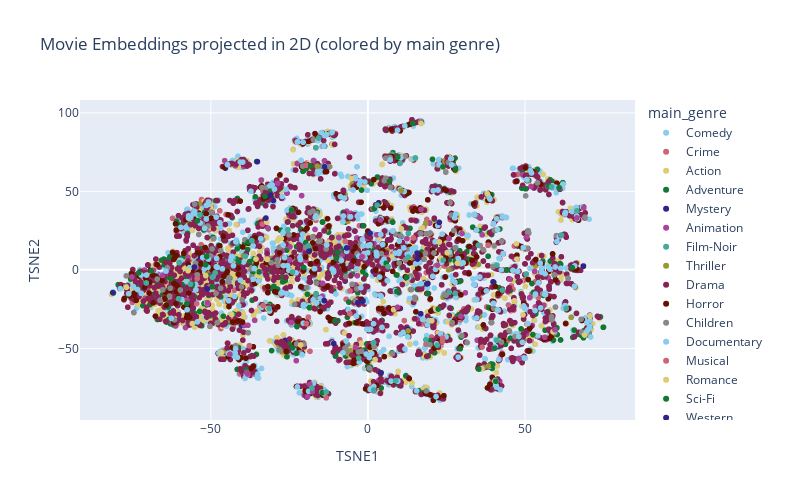

Source (notebook cell):
### Markdown cell above
Let's do the same with t-sne, an algorithm specialized for visualizing high dimensional spaces, you can read more about it there : https://en.wikipedia.org/wiki/T-distributed_stochastic_neighbor_embedding

### Code cell
from sklearn.manifold import TSNE

#TOFILL:

# Apply TSNE 
tsne = TSNE(n_components=2, random_state=42)
with tf.device('/cpu:0'):
    X_tsne = tsne.fit_transform(movie_emb_weights_scaled)

# Create a DataFrame for visualization
tsne_df = pd.DataFrame({
    'movieId': movies_name,
    'TSNE1': X_tsne[:, 0],
    'TSNE2': X_tsne[:, 1]
})

# Map back to original IDs and titles
tsne_df['originalId'] = tsne_df['movieId'].map(reverse_movie_ids_map)
tsne_df['title'] = tsne_df['originalId'].map(movieId_to_title)


# Merge with movie metadata (for genres)
tsne_df = tsne_df.merge(df_movies[['movieId', 'genres']], left_on='originalId', right_on='movieId', how='left')
tsne_df.drop(columns=['movieId_y'], inplace=True)
tsne_df.rename(columns={'movieId_x': 'movieId'}, inplace=True)

# Simplify genres: take only the first one for color clarity
tsne_df['main_genre'] = tsne_df['genres'].apply(lambda g: g.split('|')[0] if isinstance(g, str) else 'Unknown')

# Interactive scatter plot with Plotly
fig = px.scatter(
    tsne_df,
    x='TSNE1',
    y='TSNE2',
    color='main_genre',
    hover_name='title',
    hover_data={'main_genre': True},
    title='Movie Embeddings projected in 2D (colored by main genre)',
    width=800,   # largura em pixels
    height=500,    # altura em pixels
    color_discrete_sequence=px.colors.qualitative.Safe
)
#fig.update_traces(marker=dict(size=6, opacity=0.7))
fig.show()

### Figure 1 — Plotly figure (JSON) as saved in the notebook; plotly's stock layout.template omitted (floating-point values rounded to 4 significant figures; data arrays with more than 128 entries replaced by an {"elided": "..."} marker saying what was removed)
{"data": [{"customdata": {"elided": "2776x1 str values"}, "hovertemplate": "<b>%{hovertext}</b><br><br>main_genre=%{customdata[0]}<br>TSNE1=%{x}<br>TSNE2=%{y}<extra></extra>", "hovertext": {"elided": "2776 str values"}, "legendgroup": "Comedy", "marker": {"color": "rgb(136, 204, 238)", "symbol": "circle"}, "mode": "markers", "name": "Comedy", "showlegend": true, "type": "scattergl", "x": {"elided": "2776 float values"}, "xaxis": "x", "y": {"elided": "2776 float values"}, "yaxis": "y"}, {"customdata": {"elided": "534x1 str values"}, "hovertemplate": "<b>%{hovertext}</b><br><br>main_genre=%{customdata[0]}<br>TSNE1=%{x}<br>TSNE2=%{y}<extra></extra>", "hovertext": {"elided": "534 str values"}, "legendgroup": "Crime", "marker": {"color": "rgb(204, 102, 119)", "symbol": "circle"}, "mode": "markers", "name": "Crime", "showlegend": true, "type": "scattergl", "x": {"elided": "534 float values"}, "xaxis": "x", "y": {"elided": "534 float values"}, "yaxis": "y"}, {"customdata": {"elided": "1828x1 str values"}, "hovertemplate": "<b>%{hovertext}</b><br><br>main_genre=%{customdata[0]}<br>TSNE1=%{x}<br>TSNE2=%{y}<extra></extra>", "hovertext": {"elided": "1828 str values"}, "legendgroup": "Action", "marker": {"color": "rgb(221, 204, 119)", "symbol": "circle"}, "mode": "markers", "name": "Action", "showlegend": true, "type": "scattergl", "x": {"elided": "1828 float values"}, "xaxis": "x", "y": {"elided": "1828 float values"}, "yaxis": "y"}, {"customdata": {"elided": "652x1 str values"}, "hovertemplate": "<b>%{hovertext}</b><br><br>main_genre=%{customdata[0]}<br>TSNE1=%{x}<br>TSNE2=%{y}<extra></extra>", "hovertext": {"elided": "652 str values"}, "legendgroup": "Adventure", "marker": {"color": "rgb(17, 119, 51)", "symbol": "circle"}, "mode": "markers", "name": "Adventure", "showlegend": true, "type": "scattergl", "x": {"elided": "652 float values"}, "xaxis": "x", "y": {"elided": "652 float values"}, "yaxis": "y"}, {"customdata": [["Mystery"], ["Mystery"], ["Mystery"], ["Mystery"], ["Mystery"], ["Mystery"], ["Mystery"], ["Mystery"], ["Mystery"], ["Mystery"], ["Mystery"], ["Mystery"], ["Mystery"], ["Mystery"], ["Mystery"], ["Mystery"], ["Mystery"], ["Mystery"], ["Mystery"], ["Mystery"], ["Mystery"], ["Mystery"], ["Mystery"], ["Mystery"], ["Mystery"], ["Mystery"], ["Mystery"], ["Mystery"], ["Mystery"], ["Mystery"], ["Mystery"], ["Mystery"], ["Mystery"], ["Mystery"], ["Mystery"], ["Mystery"], ["Mystery"], ["Mystery"], ["Mystery"], ["Mystery"], ["Mystery"], ["Mystery"], ["Mystery"], ["Mystery"], ["Mystery"], ["Mystery"], ["Mystery"], ["Mystery"]], "hovertemplate": "<b>%{hovertext}</b><br><br>main_genre=%{customdata[0]}<br>TSNE1=%{x}<br>TSNE2=%{y}<extra></extra>", "hovertext": ["Seven (a.k.a. Se7en) (1995)", "District 9 (2009)", "Memento (2000)", "Vanilla Sky (2001)", "Old Boy (2003)", "Saboteur (1942)", "Twelve Monkeys (a.k.a. 12 Monkeys) (1995)", "Absolute Power (1997)", "Jennifer 8 (1992)", "Maltese Falcon, The (a.k.a. Dangerous Female) (1931)", "Rear Window (1954)", "Dead Again (1991)", "Vanishing, The (1993)", "Exam (2009)", "Secret Window (2004)", "Spellbound (1945)", "Pacific Heights (1990)", "Super 8 (2011)", "Inferno (2016)", "Stepford Wives, The (1975)", "Enemy (2013)", "Blow Out (1981)", "Just Cause (1995)", "Seconds (1966)", "True Crime (1996)", "Eyes of Laura Mars (1978)", "Cat o' Nine Tails, The (Gatto a nove code, Il) (1971)", "The Boy Next Door (2015)", "Unforgettable (1996)", "Fear X (2003)", "Andromeda Strain, The (1971)", "Buried (2010)", "Mortal Thoughts (1991)", "Body Double (1984)", "Masquerade (1988)", "Bunny Lake Is Missing (1965)", "Truth About Charlie, The (2002)", "Project X (1968)", "Raven, The (2012)", "The Wailing (2016)", "Death Note Rewrite: Genshisuru Kami (2007)", "Dressed to Kill (1980)", "Sherlock Holmes: The Woman in Green (1945)", "Narcopolis (2014)", "Shattered (1991)", "Stage Fright (1950)", "Obsession (1976)", "Underneath (1995)"], "legendgroup": "Mystery", "marker": {"color": "rgb(51, 34, 136)", "symbol": "circle"}, "mode": "markers", "name": "Mystery", "showlegend": true, "type": "scattergl", "x": [-55.45, -40.23, -53.97, 48.09, -47.19, -51.35, 1.684, -49.67, -45.36, -8.288, 53.08, 24.32, -39.84, -53.37, -7.484, 66.34, 39.83, 45.93, -16.37, -7.25, -4.485, -26.31, -0.7714, -81.2, 68.58, -30.08, -69.99, -4.616, -1.703, -13.07, -70.13, -43.78, -9.127, 58.68, 7.847, 70.71, 0.7844, 28.21, 19.38, 63.02, -0.1657, 18.5, 10.31, 54.36, 68.58, 29.0, 66.35, 15.31], "xaxis": "x", "y": [-32.66, -35.39, 5.664, -7.415, -11.82, 27.33, -0.8799, 6.537, 64.8, 3.779, -0.9544, 69.24, 2.145, 8.731, 8.09, -0.2825, -7.645, -33.95, 5.027, -7.128, -59.04, -44.95, -52.82, -14.5, 2.377, 44.26, 3.066, 58.43, 28.11, 65.63, -6.778, 67.5, 7.256, 52.89, -26.15, -30.62, -76.0, -30.87, 22.93, 37.07, 56.37, 16.96, -24.56, 56.25, 2.377, -28.63, 36.36, 31.25], "yaxis": "y"}, {"customdata": {"elided": "297x1 str values"}, "hovertemplate": "<b>%{hovertext}</b><br><br>main_genre=%{customdata[0]}<br>TSNE1=%{x}<br>TSNE2=%{y}<extra></extra>", "hovertext": {"elided": "297 str values"}, "legendgroup": "Animation", "marker": {"color": "rgb(170, 68, 153)", "symbol": "circle"}, "mode": "markers", "name": "Animation", "showlegend": true, "type": "scattergl", "x": {"elided": "297 float values"}, "xaxis": "x", "y": {"elided": "297 float values"}, "yaxis": "y"}, {"customdata": [["Film-Noir"], ["Film-Noir"], ["Film-Noir"], ["Film-Noir"], ["Film-Noir"], ["Film-Noir"], ["Film-Noir"], ["Film-Noir"], ["Film-Noir"], ["Film-Noir"], ["Film-Noir"], ["Film-Noir"]], "hovertemplate": "<b>%{hovertext}</b><br><br>main_genre=%{customdata[0]}<br>TSNE1=%{x}<br>TSNE2=%{y}<extra></extra>", "hovertext": ["Third Man, The (1949)", "Maltese Falcon, The (1941)", "Out of the Past (1947)", "Angel Heart (1987)", "D.O.A. (1988)", "Notorious (1946)", "Kiss Me Deadly (1955)", "Suspicion (1941)", "Undercurrent (1946)", "Suture (1993)", "Pickup on South Street (1953)", "13 Tzameti (2005)"], "legendgroup": "Film-Noir", "marker": {"color": "rgb(68, 170, 153)", "symbol": "circle"}, "mode": "markers", "name": "Film-Noir", "showlegend": true, "type": "scattergl", "x": [-48.06, 65.9, -42.78, 7.632, -55.0, -41.83, 42.43, -15.05, 68.58, -43.61, -43.52, 41.13], "xaxis": "x", "y": [-32.44, 0.8071, 7.4, 73.69, 29.84, 16.67, -0.02507, 57.95, 2.377, -53.86, -54.79, 32.6], "yaxis": "y"}, {"customdata": [["Thriller"], ["Thriller"], ["Thriller"], ["Thriller"], ["Thriller"], ["Thriller"], ["Thriller"], ["Thriller"], ["Thriller"], ["Thriller"], ["Thriller"], ["Thriller"], ["Thriller"], ["Thriller"], ["Thriller"], ["Thriller"], ["Thriller"], ["Thriller"], ["Thriller"], ["Thriller"], ["Thriller"], ["Thriller"], ["Thriller"], ["Thriller"], ["Thriller"], ["Thriller"], ["Thriller"], ["Thriller"], ["Thriller"], ["Thriller"], ["Thriller"], ["Thriller"], ["Thriller"], ["Thriller"], ["Thriller"], ["Thriller"], ["Thriller"], ["Thriller"], ["Thriller"], ["Thriller"], ["Thriller"], ["Thriller"], ["Thriller"], ["Thriller"], ["Thriller"], ["Thriller"], ["Thriller"], ["Thriller"], ["Thriller"], ["Thriller"], ["Thriller"], ["Thriller"], ["Thriller"], ["Thriller"], ["Thriller"], ["Thriller"], ["Thriller"], ["Thriller"], ["Thriller"], ["Thriller"], ["Thriller"], ["Thriller"], ["Thriller"], ["Thriller"], ["Thriller"], ["Thriller"], ["Thriller"], ["Thriller"], ["Thriller"], ["Thriller"], ["Thriller"], ["Thriller"], ["Thriller"], ["Thriller"], ["Thriller"], ["Thriller"], ["Thriller"], ["Thriller"], ["Thriller"], ["Thriller"], ["Thriller"], ["Thriller"], ["Thriller"]], "hovertemplate": "<b>%{hovertext}</b><br><br>main_genre=%{customdata[0]}<br>TSNE1=%{x}<br>TSNE2=%{y}<extra></extra>", "hovertext": ["Fugitive, The (1993)", "Hush (2016)", "Safe (1995)", "Malice (1993)", "10 Cloverfield Lane (2016)", "The Girl on the Train (2016)", "15 Minutes (2001)", "High Crimes (2002)", "Hush (1998)", "Fear (1996)", "Panic Room (2002)", "Cop (1988)", "Red Rock West (1992)", "Miss Sloane (2016)", "Arlington Road (1999)", "Crush, The (1993)", "Sleepers (1996)", "The Thinning (2016)", "Cape Fear (1991)", "In Crowd, The (2000)", "Best Offer, The (Migliore offerta, La) (2013)", "Don't Breathe (2016)", "Standoff (2016)", "Manchurian Candidate, The (2004)", "Hideaway (1995)", "Spotlight (2015)", "Dead Zone, The (1983)", "Felony (2013)", "Dead Calm (1989)", "Fourth Protocol, The (1987)", "Gift, The (2000)", "Perfect Murder, A (1998)", "Mojave (2015)", "Sliver (1993)", "Across the Hall (2009)", "Guest, The (2014)", "Spartan (2004)", "A Most Wanted Man (2014)", "Stranger in the House (1997)", "Jade (1995)", "Eye of the Beholder (1999)", "Stay (2005)", "Bone Collector, The (1999)", "Strangeland (1998)", "Best Seller (1987)", "Who Am I (Kein System Ist Sicher) (2014)", "Skulls, The (2000)", "Tiger Raid (2016)", "Swimfan (2002)", "Kill Me Three Times (2014)", "I Saw What You Did (1965)", "Twisted (2004)", "Atomic Blonde (2017)", "I Confess (1953)", "Eye, The (Gin gwai) (Jian gui) (2002)", "Sabotage (1936)", "The Loft (2014)", "Don't Say a Word (2001)", "Topaz (1969)", "Felicia's Journey (1999)", "Blink (1994)", "Odessa File, The (1974)", "Glass House, The (2001)", "Bless the Child (2000)", "Shadow Conspiracy (1997)", "American Fable (2017)", "Coma (1978)", "Careful What You Wish For (2015)", "Frenzy (1972)", "Elle (2016)", "Torn Curtain (1966)", "Intact (Intacto) (2001)", "The Maid's Room (2014)", "Colonia (2016)", "Return to Sender (2015)", "Secret Agent (1936)", "Blue Ruin (2013)", "Tightrope (1984)", "Bad Karma (2012)", "Eyewitness (Janitor, The) (1981)", "Ipcress File, The (1965)", "Seven Days in May (1964)", "Domestic Disturbance (2001)"], "legendgroup": "Thriller", "marker": {"color": "rgb(153, 153, 51)", "symbol": "circle"}, "mode": "markers", "name": "Thriller", "showlegend": true, "type": "scattergl", "x": [-44.2, -6.404, -21.96, -31.46, 49.6, 6.056, -6.379, -51.08, -39.96, -25.83, -48.35, -39.61, -5.629, 43.81, -1.885, -44.96, -28.34, -45.58, 14.52, -27.11, -17.7, 24.25, 51.65, -5.025, -16.97, -13.49, -73.85, -41.85, -28.11, 36.08, -53.47, -12.52, -26.9, 26.66, 27.85, -30.98, 68.58, -3.563, 8.82, 41.29, 9.372, 53.38, -14.69, 8.685, 39.27, 31.8, 23.92, 35.54, -7.429, -55.48, 22.34, -6.727, 35.19, -33.41, -8.839, 18.39, -8.744, -56.62, 68.58, -44.68, -41.35, 0.6967, 66.42, -3.414, -10.35, -74.9, -25.18, 64.68, 60.43, 55.32, -43.24, 12.41, 57.67, 35.39, 5.452, 2.372, -7.298, 4.249, 15.14, 68.58, 25.7, 13.84, -29.94], "xaxis": "x", "y": [-32.3, -53.32, 15.93, -23.09, -43.95, 12.25, 31.0, -0.01497, -19.0, 18.06, 33.46, 9.075, -51.48, -34.98, -55.5, -51.55, -48.13, 20.46, 6.946, -51.74, 15.23, 69.28, 63.46, 54.53, 36.25, 25.35, -18.09, 3.063, 60.12, -49.27, 42.08, 27.85, -52.09, 70.63, -32.26, 53.72, 2.377, -54.4, -71.33, 33.82, -13.71, 2.805, 11.58, -70.97, -60.59, -24.28, -17.39, -29.55, 47.8, -7.127, -81.12, 12.8, 3.422, 29.79, 5.486, 29.73, 5.789, 28.87, 2.377, 67.06, -56.04, -76.01, 34.42, 11.35, -33.59, 0.2493, 0.583, -30.23, 18.87, 53.2, -53.54, 49.45, -12.0, -63.08, 2.631, -36.96, 47.93, -36.74, -76.97, 2.377, 0.1, 93.08, 2.293], "yaxis": "y"}, {"customdata": {"elided": "2218x1 str values"}, "hovertemplate": "<b>%{hovertext}</b><br><br>main_genre=%{customdata[0]}<br>TSNE1=%{x}<br>TSNE2=%{y}<extra></extra>", "hovertext": {"elided": "2218 str values"}, "legendgroup": "Drama", "marker": {"color": "rgb(136, 34, 85)", "symbol": "circle"}, "mode": "markers", "name": "Drama", "showlegend": true, "type": "scattergl", "x": {"elided": "2218 float values"}, "xaxis": "x", "y": {"elided": "2218 float values"}, "yaxis": "y"}, {"customdata": {"elided": "468x1 str values"}, "hovertemplate": "<b>%{hovertext}</b><br><br>main_genre=%{customdata[0]}<br>TSNE1=%{x}<br>TSNE2=%{y}<extra></extra>", "hovertext": {"elided": "468 str values"}, "legendgroup": "Horror", "marker": {"color": "rgb(102, 17, 0)", "symbol": "circle"}, "mode": "markers", "name": "Horror", "showlegend": true, "type": "scattergl", "x": {"elided": "468 float values"}, "xaxis": "x", "y": {"elided": "468 float values"}, "yaxis": "y"}, {"customdata": {"elided": "197x1 str values"}, "hovertemplate": "<b>%{hovertext}</b><br><br>main_genre=%{customdata[0]}<br>TSNE1=%{x}<br>TSNE2=%{y}<extra></extra>", "hovertext": {"elided": "197 str values"}, "legendgroup": "Children", "marker": {"color": "rgb(136, 136, 136)", "symbol": "circle"}, "mode": "markers", "name": "Children", "showlegend": true, "type": "scattergl", "x": {"elided": "197 float values"}, "xaxis": "x", "y": {"elided": "197 float values"}, "yaxis": "y"}, {"customdata": {"elided": "385x1 str values"}, "hovertemplate": "<b>%{hovertext}</b><br><br>main_genre=%{customdata[0]}<br>TSNE1=%{x}<br>TSNE2=%{y}<extra></extra>", "hovertext": {"elided": "385 str values"}, "legendgroup": "Documentary", "marker": {"color": "rgb(136, 204, 238)", "symbol": "circle"}, "mode": "markers", "name": "Documentary", "showlegend": true, "type": "scattergl", "x": {"elided": "385 float values"}, "xaxis": "x", "y": {"elided": "385 float values"}, "yaxis": "y"}, {"customdata": [["Musical"], ["Musical"], ["Musical"], ["Musical"], ["Musical"], ["Musical"], ["Musical"], ["Musical"], ["Musical"], ["Musical"], ["Musical"], ["Musical"], ["Musical"], ["Musical"], ["Musical"], ["Musical"], ["Musical"], ["Musical"], ["Musical"], ["Musical"], ["Musical"], ["Musical"], ["Musical"]], "hovertemplate": "<b>%{hovertext}</b><br><br>main_genre=%{customdata[0]}<br>TSNE1=%{x}<br>TSNE2=%{y}<extra></extra>", "hovertext": ["Sound of Music, The (1965)", "Meet Me in St. Louis (1944)", "Oklahoma! (1955)", "From Justin to Kelly (2003)", "American in Paris, An (1951)", "Tommy (1975)", "Easter Parade (1948)", "Calamity Jane (1953)", "South Pacific (1958)", "Breakin' 2: Electric Boogaloo (1984)", "Gigi (1958)", "Gold Diggers of 1933 (1933)", "Fantasticks, The (1995)", "Moonwalker (1988)", "Unsinkable Molly Brown, The (1964)", "Cats (1998)", "Happy Go Lovely (1951)", "Gypsy (1962)", "Love Me Tender (1956)", "Silk Stockings (1957)", "Jolson Story, The (1946)", "Inspector General, The (1949)", "Broadway Melody, The (1929)"], "legendgroup": "Musical", "marker": {"color": "rgb(204, 102, 119)", "symbol": "circle"}, "mode": "markers", "name": "Musical", "showlegend": true, "type": "scattergl", "x": [-54.36, -7.167, -37.78, 36.34, -50.32, -33.36, -19.63, 11.57, -19.63, 23.75, -1.708, 23.74, -33.6, -54.48, 38.3, -5.704, 14.46, -51.13, -5.782, -13.27, -38.24, 57.82, 68.58], "xaxis": "x", "y": [-5.514, 18.15, -48.42, -49.2, -10.89, -22.71, -34.22, -32.31, 66.58, -43.47, 8.49, -45.55, 29.15, -21.49, 15.73, -13.41, 20.32, -21.63, -27.86, -81.52, -66.42, 53.2, 2.377], "yaxis": "y"}, {"customdata": [["Romance"], ["Romance"], ["Romance"], ["Romance"], ["Romance"], ["Romance"], ["Romance"], ["Romance"], ["Romance"], ["Romance"], ["Romance"], ["Romance"], ["Romance"], ["Romance"], ["Romance"], ["Romance"], ["Romance"], ["Romance"], ["Romance"], ["Romance"], ["Romance"], ["Romance"], ["Romance"], ["Romance"], ["Romance"], ["Romance"], ["Romance"], ["Romance"], ["Romance"], ["Romance"], ["Romance"], ["Romance"], ["Romance"], ["Romance"], ["Romance"], ["Romance"], ["Romance"], ["Romance"]], "hovertemplate": "<b>%{hovertext}</b><br><br>main_genre=%{customdata[0]}<br>TSNE1=%{x}<br>TSNE2=%{y}<extra></extra>", "hovertext": ["Life Less Ordinary, A (1997)", "Meet Joe Black (1998)", "Adjustment Bureau, The (2011)", "Jetée, La (1962)", "Temptress Moon (Feng Yue) (1996)", "Happy Accidents (2000)", "Fall (1997)", "Birdemic: Shock and Terror (2010)", "Enigma (2001)", "Dirty Dancing: Havana Nights (2004)", "Farewell to Arms, A (1932)", "Cherry 2000 (1987)", "Upstream Color (2013)", "Hustler White (1996)", "Paris, I Love You (Paris, je t'aime) (2006)", "House of Mirth, The (2000)", "Code 46 (2003)", "Claim, The (2000)", "Before We Go (2014)", "Big Country, The (1958)", "Message in a Bottle (1999)", "Autumn Tale, An (Conte d'automne) (1998)", "Raise Your Voice (2004)", "Against All Odds (1984)", "'Tis the Season for Love (2015)", "Angel Eyes (2001)", "Love and Other Catastrophes (1996)", "In Love and War (1996)", "Anything for Love (2016)", "And Now... Ladies and Gentlemen... (2002)", "He Loves Me... He Loves Me Not (À la folie... pas du tout) (2002)", "Open Hearts (Elsker dig for evigt) (2002)", "Kama Sutra: A Tale of Love (1996)", "Emma (1996)", "Rio Grande (1950)", "Love Jones (1997)", "Brown Sugar (2002)", "Jack and Sarah (1995)"], "legendgroup": "Romance", "marker": {"color": "rgb(221, 204, 119)", "symbol": "circle"}, "mode": "markers", "name": "Romance", "showlegend": true, "type": "scattergl", "x": [49.36, -43.33, -55.88, -46.59, -28.76, -31.82, 47.26, 16.92, 2.288, -21.44, 37.97, 46.63, -51.61, 68.95, -57.23, 3.865, -27.59, -32.06, 70.7, 20.25, -32.19, 10.63, 68.58, -76.88, -35.62, 47.46, 36.27, 22.74, 28.5, 68.58, 40.56, 21.56, 23.26, -5.299, 25.28, 8.191, 52.76, 58.92], "xaxis": "x", "y": [-28.61, -28.46, -34.21, -52.61, 18.66, -24.65, 16.61, 93.12, -57.19, -47.85, 48.6, -19.7, -3.646, -41.49, -0.5229, 42.23, 19.97, 6.68, -29.58, -32.47, 30.43, 26.11, 2.377, -11.11, 6.912, 6.817, -62.88, 17.77, 4.237, 2.377, -71.13, -24.65, 7.321, 58.14, 10.86, -25.41, -41.4, -39.41], "yaxis": "y"}, {"customdata": [["Sci-Fi"], ["Sci-Fi"], ["Sci-Fi"], ["Sci-Fi"], ["Sci-Fi"], ["Sci-Fi"], ["Sci-Fi"], ["Sci-Fi"], ["Sci-Fi"], ["Sci-Fi"], ["Sci-Fi"], ["Sci-Fi"], ["Sci-Fi"], ["Sci-Fi"], ["Sci-Fi"], ["Sci-Fi"], ["Sci-Fi"], ["Sci-Fi"], ["Sci-Fi"], ["Sci-Fi"], ["Sci-Fi"], ["Sci-Fi"], ["Sci-Fi"], ["Sci-Fi"], ["Sci-Fi"], ["Sci-Fi"], ["Sci-Fi"], ["Sci-Fi"], ["Sci-Fi"], ["Sci-Fi"], ["Sci-Fi"], ["Sci-Fi"], ["Sci-Fi"], ["Sci-Fi"], ["Sci-Fi"], ["Sci-Fi"], ["Sci-Fi"], ["Sci-Fi"], ["Sci-Fi"], ["Sci-Fi"], ["Sci-Fi"], ["Sci-Fi"], ["Sci-Fi"], ["Sci-Fi"], ["Sci-Fi"], ["Sci-Fi"], ["Sci-Fi"], ["Sci-Fi"], ["Sci-Fi"], ["Sci-Fi"], ["Sci-Fi"], ["Sci-Fi"], ["Sci-Fi"], ["Sci-Fi"], ["Sci-Fi"], ["Sci-Fi"], ["Sci-Fi"], ["Sci-Fi"], ["Sci-Fi"], ["Sci-Fi"], ["Sci-Fi"], ["Sci-Fi"]], "hovertemplate": "<b>%{hovertext}</b><br><br>main_genre=%{customdata[0]}<br>TSNE1=%{x}<br>TSNE2=%{y}<extra></extra>", "hovertext": ["Timecrimes (Cronocrímenes, Los) (2007)", "2010: The Year We Make Contact (1984)", "Limitless (2011)", "Island of Dr. Moreau, The (1996)", "Interstellar (2014)", "Blade Runner 2049 (2017)", "Arrival (2016)", "Mission to Mars (2000)", "Boy and His Dog, A (1975)", "Meteor (1979)", "Sphere (1998)", "Contagion (2011)", "2048: Nowhere to Run (2017)", "Omega Doom (1996)", "Idaho Transfer (1973)", "Futureworld (1976)", "Seven Sisters (2017)", "Dawn of the Planet of the Apes (2014)", "Doctor Who: The Runaway Bride (2007)", "Time After Time (1979)", "Angry Red Planet, The (1959)", "Project Almanac (2015)", "Runaway (1984)", "This Island Earth (1955)", "Buck Rogers in the 25th Century (1979)", "Stargate: Continuum (2008)", "Robot Jox (1990)", "Guyver: Dark Hero (1994)", "Doctor Who: A Christmas Carol (2010)", "Brainstorm (1983)", "Sharknado (2013)", "Oblivion 2: Backlash (1996)", "Android (1982)", "Autómata (Automata) (2014)", "20 Million Miles to Earth (1957)", "Alien from L.A. (1988)", "Cargo (2009)", "Final Cut, The (2004)", "Beginning of the End (1957)", "Webmaster (1998)", "When Worlds Collide (1951)", "Retroactive (1997)", "It Came from Outer Space (1953)", "Babylon 5: The Legend of the Rangers: To Live and Die in Starlight (2002)", "Earth vs. the Flying Saucers (1956)", "Babylon 5", "Battle Beyond the Stars (1980)", "Brave New World (1998)", "Paradox (2010)", "Zone 39 (1997)", "Saturn 3 (1980)", "Push (2009)", "Babylon 5: The Lost Tales - Voices in the Dark (2007)", "Signal, The (2014)", "Robinson Crusoe on Mars (1964)", "Amazing Transparent Man, The (1960)", "Incredible Shrinking Man, The (1957)", "Skyline (2010)", "The Darkest Minds (2018)", "Atomic Submarine, The (1959)", "Babylon 5: The Gathering (1993)", "ARQ (2016)"], "legendgroup": "Sci-Fi", "marker": {"color": "rgb(17, 119, 51)", "symbol": "circle"}, "mode": "markers", "name": "Sci-Fi", "showlegend": true, "type": "scattergl", "x": [12.35, -41.1, -10.06, 65.02, -57.62, -24.3, 2.024, -51.31, -22.73, 23.9, -49.55, -1.393, -51.66, -38.59, 9.483, 29.38, -54.29, 29.03, -37.59, -27.12, -24.03, 19.1, 44.29, 68.58, 29.36, -68.98, -20.4, -9.552, 27.8, 40.68, -32.74, -22.58, 68.58, 60.16, 9.24, -36.9, -10.49, 68.58, -72.95, -62.67, -18.6, -38.08, 40.39, 50.07, 68.58, 5.828, 7.897, -18.22, 35.3, 68.58, 22.39, -38.78, 14.29, 39.3, 57.93, 6.856, 52.52, 57.49, 39.72, 60.86, -55.85, -14.56], "xaxis": "x", "y": [-4.653, 5.381, 7.325, 1.368, -21.54, 38.02, 39.08, 8.495, -53.14, 65.62, -10.75, 28.06, 3.26, -65.26, 71.84, -50.29, 31.27, -28.6, 5.309, -7.659, -49.71, -15.1, -0.05739, 2.377, -7.14, -0.6981, 1.529, 11.16, 64.21, -70.97, 46.83, -36.08, 2.377, -36.93, -13.69, 18.55, -32.46, 2.377, -1.85, -5.793, -24.06, 17.68, -49.88, 51.72, 2.377, 4.281, 30.38, 66.23, -63.08, 2.377, -24.92, -63.62, 93.33, -60.72, 53.1, 56.32, -41.23, 53.35, -60.15, 52.3, -9.316, -78.31], "yaxis": "y"}, {"customdata": [["Western"], ["Western"], ["Western"], ["Western"], ["Western"], ["Western"], ["Western"], ["Western"], ["Western"], ["Western"], ["Western"], ["Western"], ["Western"], ["Western"], ["Western"], ["Western"], ["Western"], ["Western"], ["Western"], ["Western"], ["Western"], ["Western"], ["Western"]], "hovertemplate": "<b>%{hovertext}</b><br><br>main_genre=%{customdata[0]}<br>TSNE1=%{x}<br>TSNE2=%{y}<extra></extra>", "hovertext": ["Jeremiah Johnson (1972)", "Nevada Smith (1966)", "Little Big Man (1970)", "High Plains Drifter (1973)", "Pat Garrett and Billy the Kid (1973)", "True Grit (2010)", "The Hateful Eight (2015)", "One-Eyed Jacks (1961)", "Wyatt Earp (1994)", "Winchester '73 (1950)", "Open Range (2003)", "Mackenna's Gold (1969)", "Rio Bravo (1959)", "Bad Girls (1994)", "Winds of the Wasteland (1936)", "Pale Rider (1985)", "Wild Bill (1995)", "Alvarez Kelly (1966)", "Hombre (1967)", "The Dark Valley (2014)", "Tom Horn (1980)", "Appaloosa (2008)", "She Wore a Yellow Ribbon (1949)"], "legendgroup": "Western", "marker": {"color": "rgb(51, 34, 136)", "symbol": "circle"}, "mode": "markers", "name": "Western", "showlegend": true, "type": "scattergl", "x": [-1.581, -51.12, 15.8, -3.177, -32.45, -10.85, -18.72, -31.04, 15.66, -55.21, 4.113, 19.1, 3.43, 0.6726, 18.77, -6.76, 68.58, 22.7, -13.89, -35.18, 16.82, 12.65, -13.74], "xaxis": "x", "y": [-19.86, -12.12, 6.93, -20.9, 33.0, -46.91, 11.98, 47.61, 10.66, 1.811, -65.6, -8.689, 42.71, 23.29, -8.963, 13.97, 2.377, 30.23, -19.54, 68.94, -27.93, -37.95, 65.65], "yaxis": "y"}, {"customdata": [["(no genres listed)"], ["(no genres listed)"], ["(no genres listed)"], ["(no genres listed)"], ["(no genres listed)"], ["(no genres listed)"], ["(no genres listed)"], ["(no genres listed)"], ["(no genres listed)"], ["(no genres listed)"], ["(no genres listed)"], ["(no genres listed)"], ["(no genres listed)"], ["(no genres listed)"], ["(no genres listed)"], ["(no genres listed)"], ["(no genres listed)"], ["(no genres listed)"], ["(no genres listed)"], ["(no genres listed)"], ["(no genres listed)"], ["(no genres listed)"], ["(no genres listed)"], ["(no genres listed)"], ["(no genres listed)"], ["(no genres listed)"], ["(no genres listed)"], ["(no genres listed)"], ["(no genres listed)"], ["(no genres listed)"], ["(no genres listed)"], ["(no genres listed)"], ["(no genres listed)"], ["(no genres listed)"]], "hovertemplate": "<b>%{hovertext}</b><br><br>main_genre=%{customdata[0]}<br>TSNE1=%{x}<br>TSNE2=%{y}<extra></extra>", "hovertext": ["Whiplash (2013)", "The Brand New Testament (2015)", "Pirates of the Caribbean: Dead Men Tell No Tales (2017)", "The Godfather Trilogy: 1972-1990 (1992)", "Serving in Silence: The Margarethe Cammermeyer Story (1995)", "The Adventures of Sherlock Holmes and Doctor Watson", "Death Note: Desu nôto (2006–2007)", "The OA", "Green Room (2015)", "Ali Wong: Baby Cobra (2016)", "Ben-hur (2016)", "Let It Be Me (1995)", "T2 3-D: Battle Across Time (1996)", "Black Mirror", "Too Funny to Fail: The Life and Death of The Dana Carvey Show (2017)", "Hyena Road", "La cravate (1957)", "Maria Bamford: Old Baby", "A Midsummer Night's Dream (2016)", "Trevor Noah: African American (2013)", "Cosmos", "Superfast! (2015)", "Paterson", "The Putin Interviews (2017)", "Noin 7 veljestä (1968)", "The Adventures of Sherlock Holmes and Doctor Watson: The Hunt for the Tiger (1980)", "Grease Live (2016)", "Generation Iron 2", "Lemonade (2016)", "Ethel & Ernest (2016)", "A Cosmic Christmas (1977)", "Guardians (2016)", "The Forbidden Dance (1990)", "A Christmas Story Live! (2017)"], "legendgroup": "(no genres listed)", "marker": {"color": "rgb(170, 68, 153)", "symbol": "circle"}, "mode": "markers", "name": "(no genres listed)", "showlegend": true, "type": "scattergl", "x": [50.53, 16.9, 45.17, 22.11, -24.93, -28.77, -14.38, 36.37, -1.899, -31.81, 9.431, -3.917, -51.02, -24.37, 29.95, -65.36, 66.5, 3.951, 35.71, -43.92, 29.55, -38.32, 56.29, -19.23, 51.9, -75.15, 61.42, -18.47, 48.09, -38.56, 25.8, 68.71, -17.6, 59.53], "xaxis": "x", "y": [21.03, 38.62, -5.948, 2.97, 6.467, 55.14, -8.663, 22.3, 8.215, 26.59, -23.81, -49.45, -20.92, -33.6, 23.14, -3.53, 33.07, 31.82, 33.1, -53.8, -29.63, -66.25, -42.95, -80.81, 53.13, -4.51, 22.01, -73.02, -56.51, -65.17, 20.08, 39.57, -77.57, -38.09], "yaxis": "y"}, {"customdata": [["Fantasy"], ["Fantasy"], ["Fantasy"], ["Fantasy"], ["Fantasy"], ["Fantasy"], ["Fantasy"], ["Fantasy"], ["Fantasy"], ["Fantasy"], ["Fantasy"], ["Fantasy"], ["Fantasy"], ["Fantasy"], ["Fantasy"], ["Fantasy"], ["Fantasy"], ["Fantasy"], ["Fantasy"], ["Fantasy"], ["Fantasy"], ["Fantasy"], ["Fantasy"], ["Fantasy"], ["Fantasy"], ["Fantasy"], ["Fantasy"], ["Fantasy"], ["Fantasy"], ["Fantasy"], ["Fantasy"], ["Fantasy"], ["Fantasy"], ["Fantasy"], ["Fantasy"], ["Fantasy"], ["Fantasy"], ["Fantasy"], ["Fantasy"], ["Fantasy"], ["Fantasy"], ["Fantasy"]], "hovertemplate": "<b>%{hovertext}</b><br><br>main_genre=%{customdata[0]}<br>TSNE1=%{x}<br>TSNE2=%{y}<extra></extra>", "hovertext": ["Prophecy, The (1995)", "Brazil (1985)", "Evil Dead, The (1981)", "Sleepy Hollow (1999)", "Dracula (Bram Stoker's Dracula) (1992)", "Andalusian Dog, An (Chien andalou, Un) (1929)", "Tales from the Darkside: The Movie (1990)", "Fantastic Beasts and Where to Find Them (2016)", "Queen of the Damned (2002)", "Company of Wolves, The (1984)", "Ginger Snaps Back: The Beginning (2004)", "Brigadoon (1954)", "Children of Dune (2003)", "Made in Heaven (1987)", "Beauty and the Beast (2017)", "Silent Hill (2006)", "Videodrome (1983)", "Troll Hunter, The (Trolljegeren) (2010)", "Paperhouse (1988)", "Ninth Gate, The (1999)", "Miss Peregrine's Home for Peculiar Children (2016)", "Twilight Zone: The Movie (1983)", "Last Wave, The (1977)", "Prince of Darkness (1987)", "Candyman: Farewell to the Flesh (1995)", "Red Riding Hood (2011)", "Heartless (2009)", "Insidious (2010)", "Twilight Saga: Eclipse, The (2010)", "Snow White (1916)", "Topo, El (1970)", "Night Listener, The (2006)", "The Dark Tower (2017)", "Troll 2 (1990)", "Nightbreed (1990)", "7 Faces of Dr. Lao (1964)", "Insidious: Chapter 3 (2015)", "Solace (2015)", "Nightmare on Elm Street, A (2010)", "Survive Style 5+ (2004)", "Meshes of the Afternoon (1943)", "Purgatory (1999)"], "legendgroup": "Fantasy", "marker": {"color": "rgb(68, 170, 153)", "symbol": "circle"}, "mode": "markers", "name": "Fantasy", "showlegend": true, "type": "scattergl", "x": [-60.04, -70.54, 12.82, -31.45, -60.24, -13.24, 2.941, 40.98, -38.96, 10.23, -53.45, -25.5, -24.03, 15.13, 12.84, -48.63, 27.74, 8.827, 41.08, 1.847, -16.54, 42.81, 23.96, 18.44, -15.69, 22.08, -2.885, 1.845, -18.92, -49.51, -36.9, 50.36, 66.52, -56.46, 25.88, 61.61, -17.81, 63.1, 58.45, -16.51, 35.17, 6.415], "xaxis": "x", "y": [4.564, -8.337, 8.139, -24.53, -18.34, -77.79, 41.21, -44.87, 8.75, 67.97, 35.14, 25.64, -1.397, 71.3, 23.23, -1.881, -14.97, -70.52, 3.07, -76.57, 77.76, -12.83, 6.207, -44.53, 83.94, -47.96, -56.2, -46.33, 15.36, -4.659, 18.49, -2.728, 37.61, -9.062, -14.28, 22.17, -75.29, -24.55, 52.84, -15.43, 15.72, 2.041], "yaxis": "y"}, {"customdata": [["War"], ["War"], ["War"], ["War"]], "hovertemplate": "<b>%{hovertext}</b><br><br>main_genre=%{customdata[0]}<br>TSNE1=%{x}<br>TSNE2=%{y}<extra></extra>", "hovertext": ["Run Silent Run Deep (1958)", "Pork Chop Hill (1959)", "Objective, Burma! (1945)", "Battle for Haditha (2007)"], "legendgroup": "War", "marker": {"color": "rgb(153, 153, 51)", "symbol": "circle"}, "mode": "markers", "name": "War", "showlegend": true, "type": "scattergl", "x": [12.78, 10.54, -16.13, 38.32], "xaxis": "x", "y": [-38.9, 50.52, 66.04, -61.23], "yaxis": "y"}], "layout": {"height": 500, "legend": {"title": {"text": "main_genre"}, "tracegroupgap": 0}, "title": {"text": "Movie Embeddings projected in 2D (colored by main genre)"}, "width": 800, "xaxis": {"anchor": "y", "domain": [0, 1], "title": {"text": "TSNE1"}}, "yaxis": {"anchor": "x", "domain": [0, 1], "title": {"text": "TSNE2"}}}}
